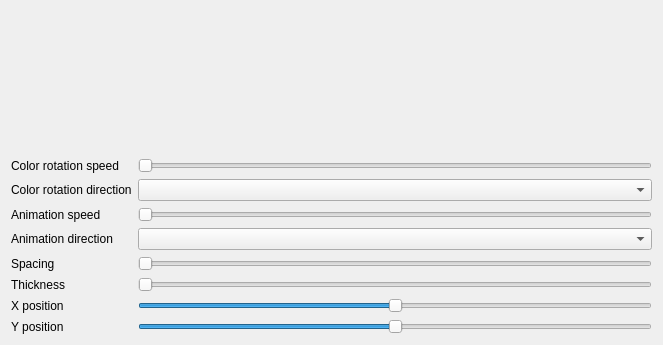
<?xml version="1.0" encoding="UTF-8"?>
<ui version="4.0">
 <class>Hypnotoad</class>
 <widget class="QWidget" name="Hypnotoad">
  <property name="geometry">
   <rect>
    <x>0</x>
    <y>0</y>
    <width>663</width>
    <height>345</height>
   </rect>
  </property>
  <property name="windowTitle">
   <string>Form</string>
  </property>
  <layout class="QGridLayout" name="gridLayout">
   <item row="6" column="1">
    <widget class="QTooltipedSlider" name="thickness">
     <property name="minimum">
      <number>1</number>
     </property>
     <property name="maximum">
      <number>10</number>
     </property>
     <property name="orientation">
      <enum>Qt::Horizontal</enum>
     </property>
    </widget>
   </item>
   <item row="5" column="0">
    <widget class="QLabel" name="spacing_label">
     <property name="text">
      <string>Spacing</string>
     </property>
    </widget>
   </item>
   <item row="1" column="0">
    <widget class="QLabel" name="color_rotation_speed_label">
     <property name="text">
      <string>Color rotation speed</string>
     </property>
    </widget>
   </item>
   <item row="2" column="0">
    <widget class="QLabel" name="color_rotation_direction_label">
     <property name="text">
      <string>Color rotation direction</string>
     </property>
    </widget>
   </item>
   <item row="3" column="1">
    <widget class="QTooltipedSlider" name="animation_speed">
     <property name="minimum">
      <number>10</number>
     </property>
     <property name="orientation">
      <enum>Qt::Horizontal</enum>
     </property>
    </widget>
   </item>
   <item row="7" column="0">
    <widget class="QLabel" name="cx_label">
     <property name="text">
      <string>X position</string>
     </property>
    </widget>
   </item>
   <item row="4" column="0">
    <widget class="QLabel" name="animation_direction_label">
     <property name="text">
      <string>Animation direction</string>
     </property>
    </widget>
   </item>
   <item row="4" column="1">
    <widget class="QComboBox" name="animation_direction"/>
   </item>
   <item row="2" column="1">
    <widget class="QComboBox" name="color_rotation_direction"/>
   </item>
   <item row="1" column="1">
    <widget class="QTooltipedSlider" name="color_rotation_speed">
     <property name="minimum">
      <number>10</number>
     </property>
     <property name="orientation">
      <enum>Qt::Horizontal</enum>
     </property>
    </widget>
   </item>
   <item row="3" column="0">
    <widget class="QLabel" name="animation_speed_label">
     <property name="text">
      <string>Animation speed</string>
     </property>
    </widget>
   </item>
   <item row="0" column="1">
    <spacer name="verticalSpacer">
     <property name="orientation">
      <enum>Qt::Vertical</enum>
     </property>
     <property name="sizeHint" stdset="0">
      <size>
       <width>20</width>
       <height>40</height>
      </size>
     </property>
    </spacer>
   </item>
   <item row="5" column="1">
    <widget class="QTooltipedSlider" name="spacing">
     <property name="minimum">
      <number>1</number>
     </property>
     <property name="maximum">
      <number>10</number>
     </property>
     <property name="orientation">
      <enum>Qt::Horizontal</enum>
     </property>
    </widget>
   </item>
   <item row="6" column="0">
    <widget class="QLabel" name="thickness_label">
     <property name="text">
      <string>Thickness</string>
     </property>
    </widget>
   </item>
   <item row="8" column="0">
    <widget class="QLabel" name="cy_label">
     <property name="text">
      <string>Y position</string>
     </property>
    </widget>
   </item>
   <item row="7" column="1">
    <widget class="QTooltipedSlider" name="cx">
     <property name="maximum">
      <number>100</number>
     </property>
     <property name="value">
      <number>50</number>
     </property>
     <property name="orientation">
      <enum>Qt::Horizontal</enum>
     </property>
    </widget>
   </item>
   <item row="8" column="1">
    <widget class="QTooltipedSlider" name="cy">
     <property name="maximum">
      <number>100</number>
     </property>
     <property name="singleStep">
      <number>1</number>
     </property>
     <property name="pageStep">
      <number>10</number>
     </property>
     <property name="value">
      <number>50</number>
     </property>
     <property name="orientation">
      <enum>Qt::Horizontal</enum>
     </property>
    </widget>
   </item>
  </layout>
 </widget>
 <customwidgets>
  <customwidget>
   <class>QTooltipedSlider</class>
   <extends>QSlider</extends>
   <header location="global">QTooltipedSlider.h</header>
  </customwidget>
 </customwidgets>
 <resources/>
 <connections/>
</ui>
